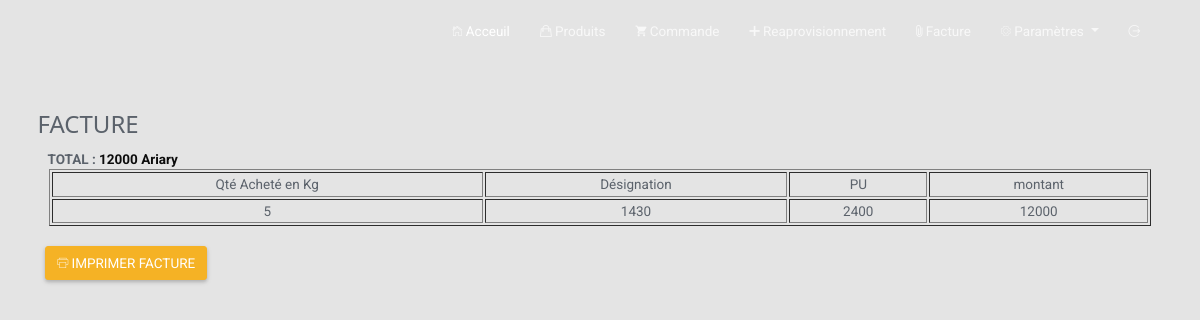
Page /pages/factures.php on the committed database.
### tables this page shows
CREATE TABLE `commande` (
  `id_com` int(4) NOT NULL,
  `design` varchar(255) NOT NULL,
  `qtAchete` float NOT NULL,
  `pu` int(11) DEFAULT NULL,
  `montant` int(11) NOT NULL,
  `dateAchat` timestamp NOT NULL DEFAULT current_timestamp(),
  `idProP` int(4) DEFAULT NULL
);

### pages/factures.php (the view, shortened to what this page needs)
<!DOCTYPE html>
<html lang="en">
<head>
  <link rel="stylesheet" href="../assets/bootstrap/css/bootstrap.min.css">
  <link rel="stylesheet" href="../assets/datatables-bs4/css/dataTables.bootstrap4.min.css">
  <link rel="stylesheet" href="../assets/datatables-buttons/css/buttons.bootstrap4.min.css">
  <link rel="stylesheet" href="../assets/fontawesome/css/font-awesome.min.css">
  <link rel="stylesheet" href="../dist/css/adminlte.min.css">
  <link rel="stylesheet" href="../assets/Ionicons/css/ionicons.min.css">
  <link rel="stylesheet" href="../assets/css/w3.css">
   <link rel="stylesheet" href="assets/css/styles.css">
  <link rel="stylesheet" href="../assets/css/style.css">
</head>
<body>
<div id="header" class="header">
  <nav id="topnav" class="navbar navbar-expand-lg navbar-dark text-capitalize">
    <div class="container-fluid">
      <div class="collapse navbar-collapse" id="show-menu">
        <ul class="navbar-nav ml-auto">
          <li class="nav-item active">
            <a class="nav-link" href="../index.php"><i class="ion-ios-home-outline"></i> Acceuil</a>
          </li>
          <li class="nav-item">
            <a class="nav-link" href="form_produit.php "><i class="ion-bag"></i> Produits</a>
          </li>
          <li class="nav-item">
            <a class="nav-link" href="form_commande.php"><i class="ion-android-cart"></i> Commande</a>
          </li>
          <li class="nav-item">
            <a class="nav-link" href="reaprov.php"><i class="ion-plus"></i> Reaprovisionnement</a>
          </li>
          <li class="nav-item">
            <a class="nav-link" href="factures.php"><i class="ion-android-attach"></i> Facture</a>
          </li>
          <li class="dropdown nav-item">
            <a href="#" class="dropdown-toggle nav-link" data-toggle="dropdown">
              <i class="ion-ios-gear-outline"></i> Paramètres
            </a>
          </li>
          <li class="nav-item pull-right">
          <a class="nav-link" data-toggle="tooltip" data-placement="top" title="Se déconnecter" href=" ">
                <span class="ion-log-out" aria-hidden="true"></span>
            </a>
          </li>
        </ul>
      </div>
    </div>
  </nav>
</div>
<div class="container">
  <div class="right_col" role="main">
    <div class="">
      <div class="row">
        <div class="col-md-12 col-sm-12 col-xs-12">
<br>
          <div class="x_panel">
            <div class="x_title">
                  <h3>FACTURE</h3>
            </div>
              <div class="x_content">
               <table  width="98%" border="1px" class="tablePanier">
                  <thead s text-align="center">
                    <tr>
                      <td>Qté Acheté en Kg</td>
                      <td>Désignation</td>
                      <td>PU</td>
                      <td>montant</td>
                    </tr>
                  </thead>
                  <tbody>
                  <?php
                      try{
                          $pdo_options[PDO::ATTR_ERRMODE] = PDO::ERRMODE_EXCEPTION;
                          $bdd = new PDO('mysql:host=localhost;dbname=vente_provande', 'root', '',
                          $pdo_options);
                          $reponse = $bdd->query('SELECT * FROM commande');
                          while ($donnees=$reponse->fetch()){
                            ?>
                                 <tr>
                                  <td><?php echo $donnees['qtAchete'] ?> </td>
                                  <td><?php echo $donnees['design'] ?></td>
                                  <td><?php echo $donnees['pu'] ?></td>
                                  <td><?php echo $donnees['montant'] ?>
                                  </td>
                               </tr>
                            <?php
                          }
                      }
                          catch(Exception $e)
                          {
                           die('Erreur : '.$e->getMessage());
                      }
                  ?>
                  </tbody>
                  <tfoot> <?php
                      try{
                          $pdo_options[PDO::ATTR_ERRMODE] = PDO::ERRMODE_EXCEPTION;
                          $bdd = new PDO('mysql:host=localhost;dbname=vente_provande', 'root', '',
                          $pdo_options);
                          $reponse = $bdd->query('SELECT sum(montant) FROM commande');
                          $donnees=$reponse->fetch();
                          if(empty($donnees['sum(montant)'])){
                          echo'<div class="toto"><strong color="black">TOTAL : <span class="ch"> 0 Ariary</span> </strong></div>';
                          }else{
                          echo'<div class="toto"><strong color="black">TOTAL : <span class="ch">'.$donnees['sum(montant)'].' Ariary</span> </strong></div>';
                          }
                      }
                          catch(Exception $e)
                          {
                           die('Erreur : '.$e->getMessage());
                      }
                        ?>
                  </tfoot>
                </table><br>
                <div class="col-md-12 col-sm-12">
                    <a href="../imprimer.php"><button  type="button" class="btn btn-warning" data-toggle="modal" ><span class="ion-ios-printer-outline"></span> IMPRIMER FACTURE</button>
                    </a>
                  </div>
              </div>
          </div>
        </div>
      </div>
    </div>
  </div>
  </div>
</body>
</html>

### assets/css/w3.css (style rules this page uses)
html { box-sizing:border-box }
*,*:before,*:after { box-sizing:inherit }
html { -ms-text-size-adjust:100%;-webkit-text-size-adjust:100% }
body { margin:0 }
article,aside,details,figcaption,figure,footer,header,main,menu,nav,section { display:block }
a { background-color:transparent }
b,strong { font-weight:bolder }
button,input,select,textarea,optgroup { font:inherit;margin:0 }
button,input { overflow:visible }
button,select { text-transform:none }
button,[type=button],[type=reset],[type=submit] { -webkit-appearance:button }
html,body { font-family:Verdana,sans-serif;font-size:15px;line-height:1.5 }
html { overflow-x:hidden }
h3 { font-size:24px }
h1,h2,h3,h4,h5,h6 { font-family:"Segoe UI",Arial,sans-serif;font-weight:400;margin:10px 0 }
a { color:inherit }

### assets/css/styles.css (style rules this page uses)
body { background-repeat: repeat; background: #f3f3f3; font-family: "Roboto", sans-serif; color: #5b626b; font-size: 13.5px; }
html { overflow-x: hidden; position: relative; min-height: 100%; }
h1, h2, h3, h4, h5, h6 { margin: 10px 0; }
a { color: #949a9e; }
body { padding-bottom: 65px; }
.container-fluid { width: 95%; }
#topnav { position: fixed; right: 0; left: 0; top: 0; z-index: 1030; background-color: transparent; border: 0; -webkit-transition: all .5s ease; transition: all .5s ease; min-height: 62px; }
.btn { border-radius: 3px; font-size: 13.5px; -webkit-box-shadow: 0 2px 3px rgba(0, 0, 0, 0.1), 0 2px 5px rgba(0, 0, 0, 0.15); box-shadow: 0 2px 3px rgba(0, 0, 0, 0.1), 0 2px 5px rgba(0, 0, 0, 0.15); }
.btn-primary, .btn-success, .btn-info, .btn-warning, .btn-danger, .btn-dark, .btn-pink, .btn-purple, .btn-indigo, .btn-teal, .btn-lime, .btn-orange, .btn-brown, .btn-blue-grey { color: #ffffff; }
.btn-warning { background-color: #f5b225; border: 1px solid #f5b225; }

### assets/css/style.css (style rules this page uses)
body { background-color: #e4e4e4f7; }
.ch { color:rgb(12, 12, 12); }
.tablePanier { margin:auto; border-collapse:separate; text-align: center; }
.toto { margin-left:10px; float:left; }
#topnav { position: fixed; right: 0; left: 0; top: 0; z-index: 1030; border: 0; -webkit-transition: all .5s ease; transition: all .5s ease; min-height: 62px; }
#header { margin-top: 80px; }

### rows in the picture
commande: qtAchete "5", design "1430", pu "2400", montant "12000"

### other values in the picture
$donnees['sum(montant)'] "12000"
